Frame 1 (no input): blank canvas, image omitted
Frame 60 (no input): blank canvas, image omitted
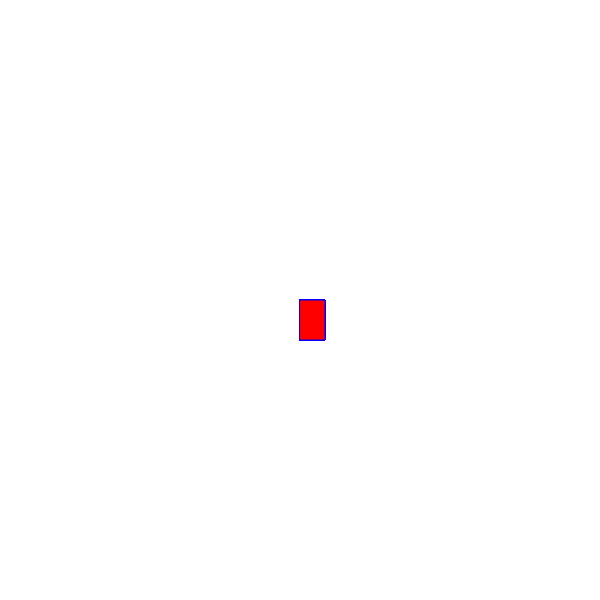
Frame 120 (the mouse pressed at the canvas centre since frame 60)

The p5.js sketch whose frames 1 and 60 were blank and that drew this single picture after the mouse press (run headless with seeded random() and noise() and a simulated clock; from frame 60 on, the mouse is pressed at the canvas centre):

// p5.js sketch
// ── sketch.js
function setup() {
    createCanvas(600, 600);
  background("white");
  }
  
  function draw() {
  
    stroke("blue");
    fill("red");
  
  // console. log(mouseIsPressed);
  
  if (mouseIsPressed) {
    rect(mouseX, mouseY , 25 ,40);
  }
  }
